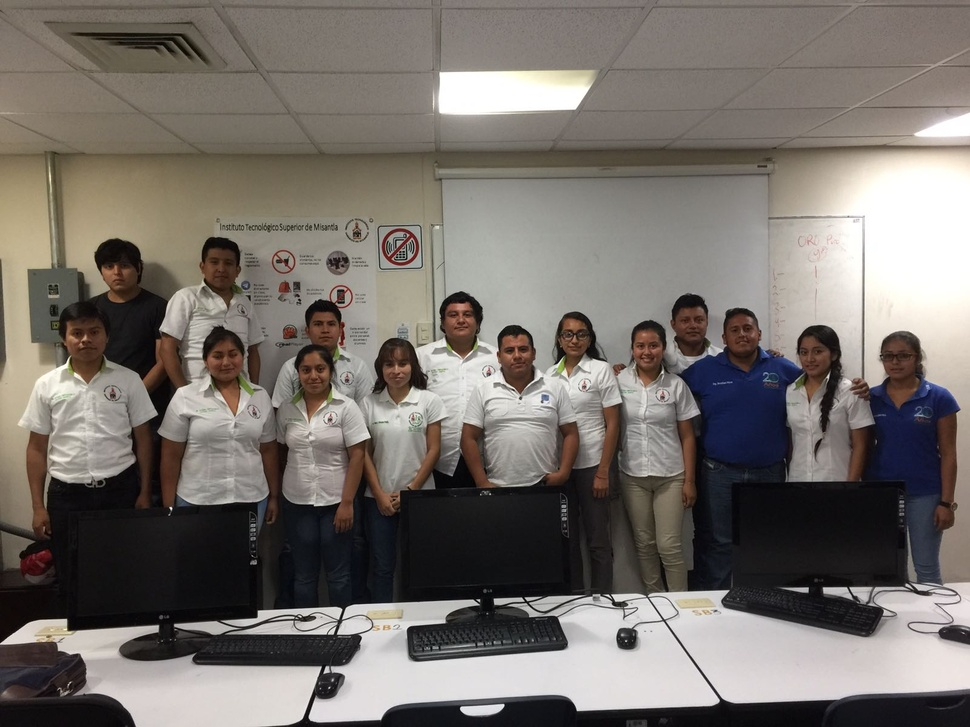
#> input picture practica/grupo.jpg, 970 x 727 px, shrunk from 1600 x 1200 before the run
$ python tres.py
#> lines starting #> are read from the running program, lines starting #| are printed output that depends on the picture
import cv2
imagen = cv2.imread('grupo.jpg')
#> imagen is the input picture: shape (727, 970, 3); mean B, G, R 107.4, 112.8, 118.8
hsv_imagen=cv2.cvtColor(imagen, cv2.COLOR_BGR2HSV)
#> hsv_imagen: shape (727, 970, 3); mean H, S, V 45.8, 40.7, 120.3
cv2.imshow('HSV image',hsv_imagen)
cv2.imshow('Hue channel',hsv_imagen[:,:,0])
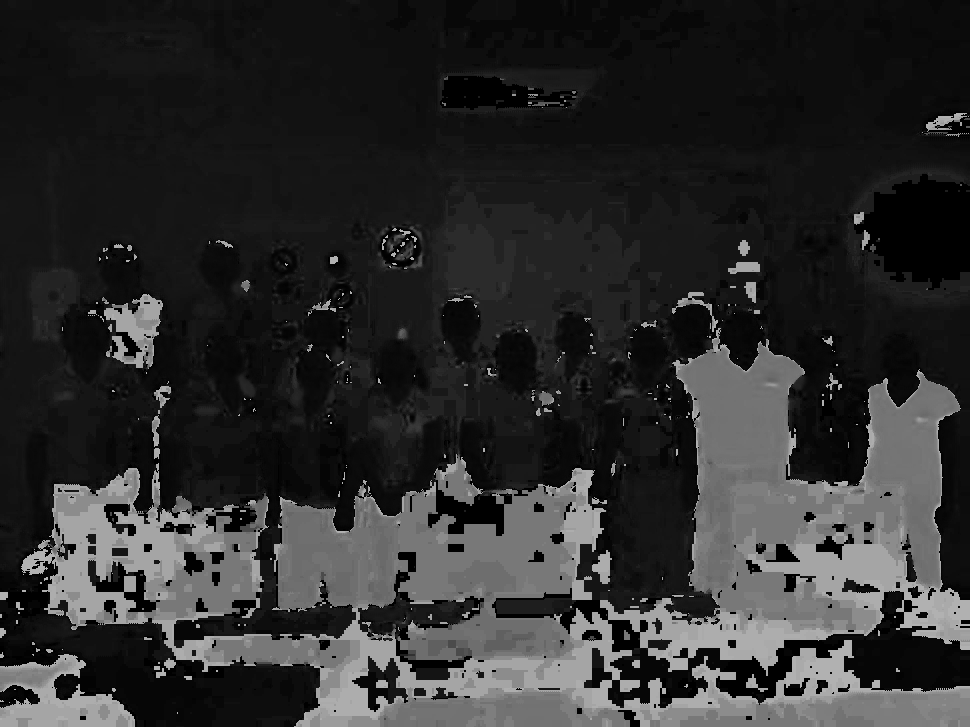
#> window 'Hue channel': shape (727, 970); min 0, max 179, mean 45.8
cv2.imshow('Saturacion channel',hsv_imagen[:,:,1])
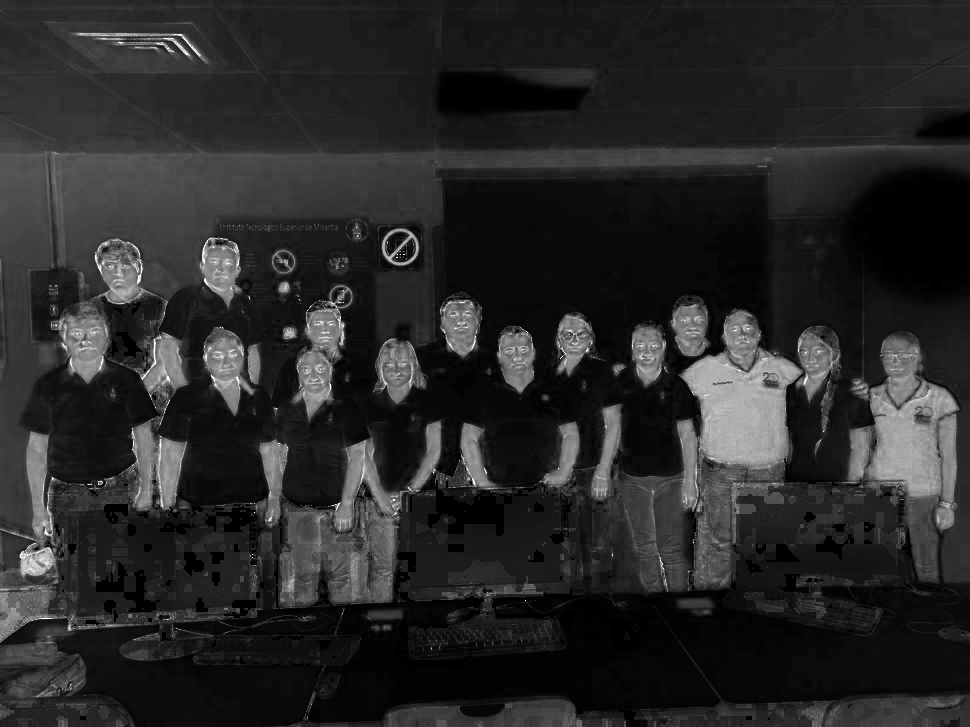
#> window 'Saturacion channel': shape (727, 970); min 0, max 255, mean 40.7
cv2.imshow('Value channel',hsv_imagen[:,:,2])
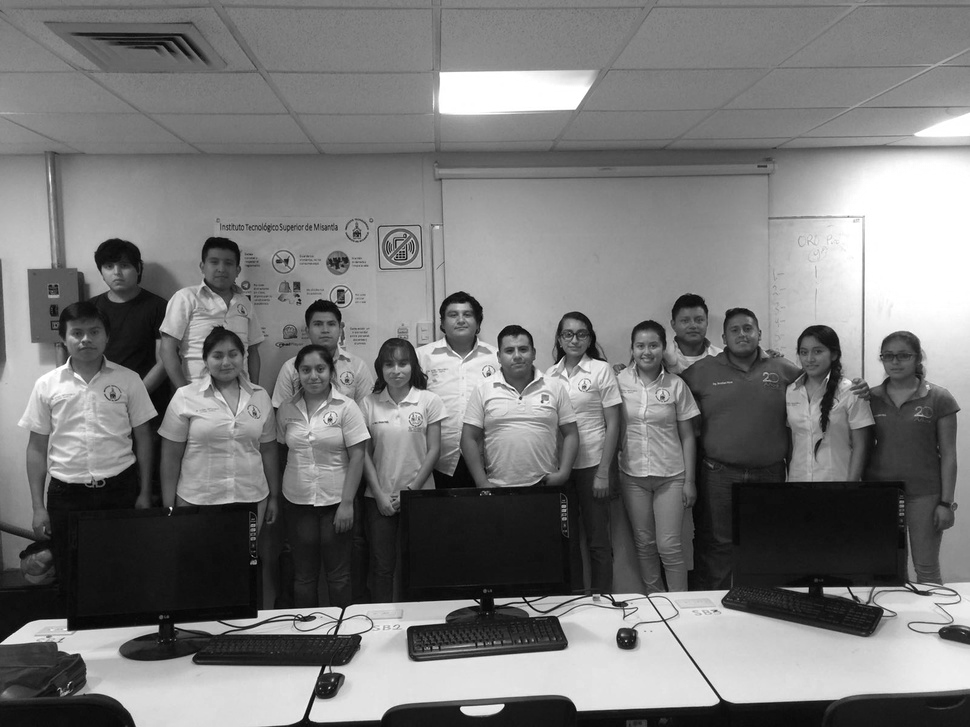
#> window 'Value channel': shape (727, 970); min 0, max 255, mean 120.3
cv2.waitKey()
cv2.destroyAllWindows()
